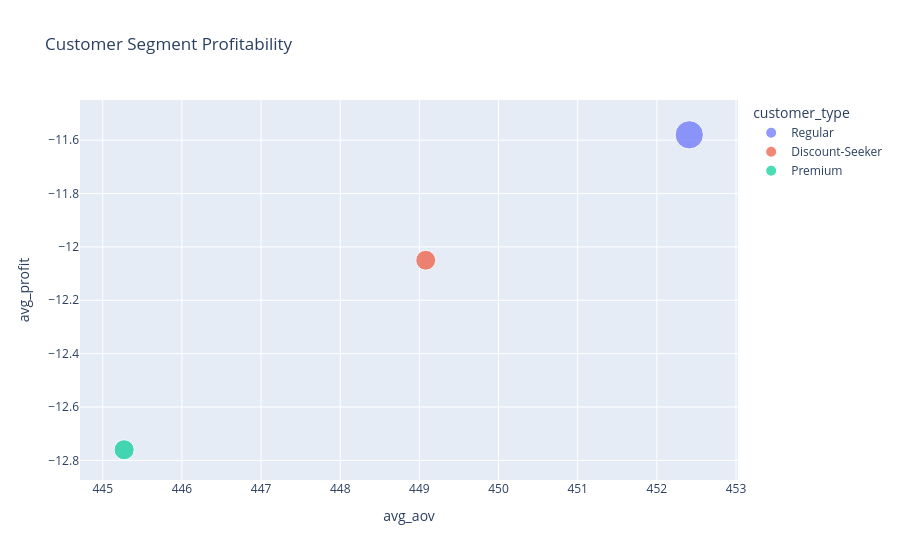

The notebook cell this image was saved under:
### Code cell
fig = px.scatter(
    customer_analysis,
    x="avg_aov",
    y="avg_profit",
    size="total_orders",
    color="customer_type",
    title="Customer Segment Profitability"
)

fig.show()

### Figure 1 — Plotly figure (JSON) as saved in the notebook; plotly's stock layout.template omitted (floating-point values rounded to 4 significant figures)
{"data": [{"hovertemplate": "customer_type=Regular<br>avg_aov=%{x}<br>avg_profit=%{y}<br>total_orders=%{marker.size}<extra></extra>", "legendgroup": "Regular", "marker": {"color": "#636efa", "size": [9981], "sizemode": "area", "sizeref": 24.95, "symbol": "circle"}, "mode": "markers", "name": "Regular", "orientation": "v", "showlegend": true, "type": "scatter", "x": [452.4], "xaxis": "x", "y": [-11.58], "yaxis": "y"}, {"hovertemplate": "customer_type=Discount-Seeker<br>avg_aov=%{x}<br>avg_profit=%{y}<br>total_orders=%{marker.size}<extra></extra>", "legendgroup": "Discount-Seeker", "marker": {"color": "#EF553B", "size": [4964], "sizemode": "area", "sizeref": 24.95, "symbol": "circle"}, "mode": "markers", "name": "Discount-Seeker", "orientation": "v", "showlegend": true, "type": "scatter", "x": [449.1], "xaxis": "x", "y": [-12.05], "yaxis": "y"}, {"hovertemplate": "customer_type=Premium<br>avg_aov=%{x}<br>avg_profit=%{y}<br>total_orders=%{marker.size}<extra></extra>", "legendgroup": "Premium", "marker": {"color": "#00cc96", "size": [5055], "sizemode": "area", "sizeref": 24.95, "symbol": "circle"}, "mode": "markers", "name": "Premium", "orientation": "v", "showlegend": true, "type": "scatter", "x": [445.3], "xaxis": "x", "y": [-12.76], "yaxis": "y"}], "layout": {"legend": {"itemsizing": "constant", "title": {"text": "customer_type"}, "tracegroupgap": 0}, "title": {"text": "Customer Segment Profitability"}, "xaxis": {"anchor": "y", "domain": [0, 1], "title": {"text": "avg_aov"}}, "yaxis": {"anchor": "x", "domain": [0, 1], "title": {"text": "avg_profit"}}}}
